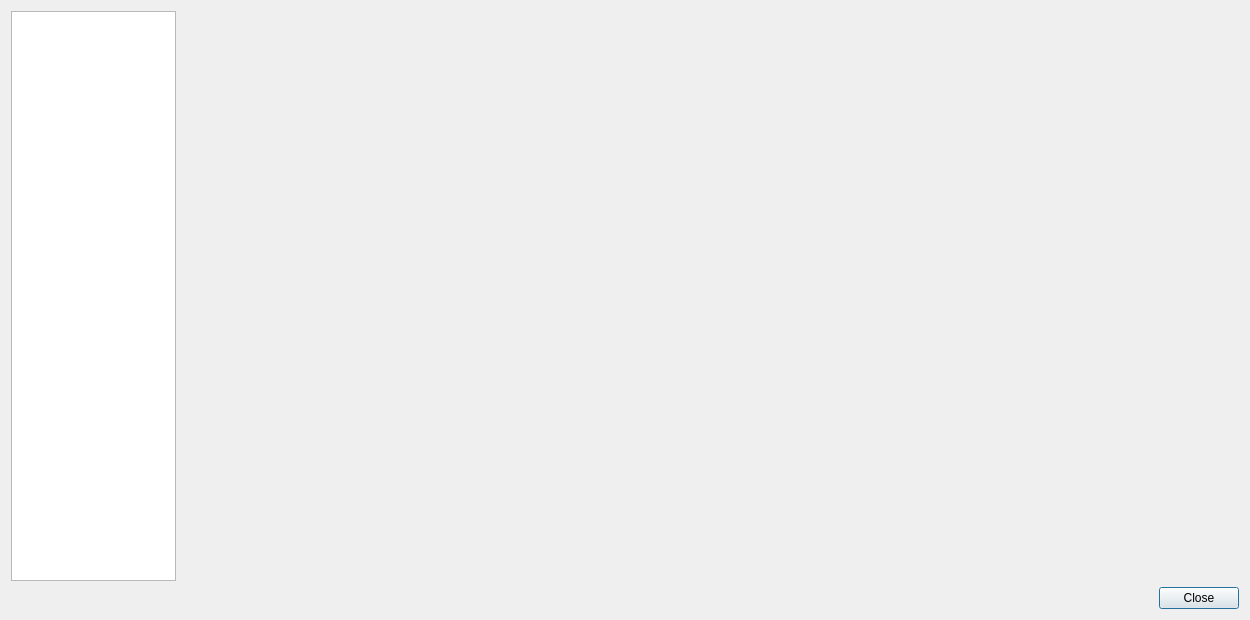
<?xml version="1.0" encoding="UTF-8"?>
<ui version="4.0">
 <class>ControlsDialog</class>
 <widget class="QDialog" name="ControlsDialog">
  <property name="geometry">
   <rect>
    <x>0</x>
    <y>0</y>
    <width>1250</width>
    <height>620</height>
   </rect>
  </property>
  <property name="minimumSize">
   <size>
    <width>1250</width>
    <height>620</height>
   </size>
  </property>
  <property name="windowTitle">
   <string>Controls</string>
  </property>
  <property name="class" stdset="0">
   <string>settings-window</string>
  </property>
  <layout class="QGridLayout" name="gridLayout">
   <item row="0" column="0">
    <widget class="QListWidget" name="settingsCategory">
     <property name="minimumSize">
      <size>
       <width>145</width>
       <height>0</height>
      </size>
     </property>
     <property name="maximumSize">
      <size>
       <width>165</width>
       <height>16777215</height>
      </size>
     </property>
     <property name="wordWrap">
      <bool>true</bool>
     </property>
    </widget>
   </item>
   <item row="0" column="1">
    <widget class="QStackedWidget" name="settingsContainer">
     <property name="minimumSize">
     <size>
      <width>1010</width>
      <height>530</height>
     </size>
    </property>
     <widget class="QWidget" name="page_keyboard"/>
     <widget class="QWidget" name="page_hotkeys"/>
     <widget class="QWidget" name="page_controller_1"/>
     <widget class="QWidget" name="page_controller_2"/>
     <widget class="QWidget" name="page_controller_3"/>
     <widget class="QWidget" name="page_controller_4"/>
    </widget>
   </item>
   <item row="1" column="0" colspan="2">
    <widget class="QDialogButtonBox" name="buttonBox">
     <property name="standardButtons">
      <set>QDialogButtonBox::Close</set>
     </property>
    </widget>
   </item>
  </layout>
 </widget>
 <resources>
  <include location="../../resources.qrc"/>
 </resources>
 <connections/>
</ui>
